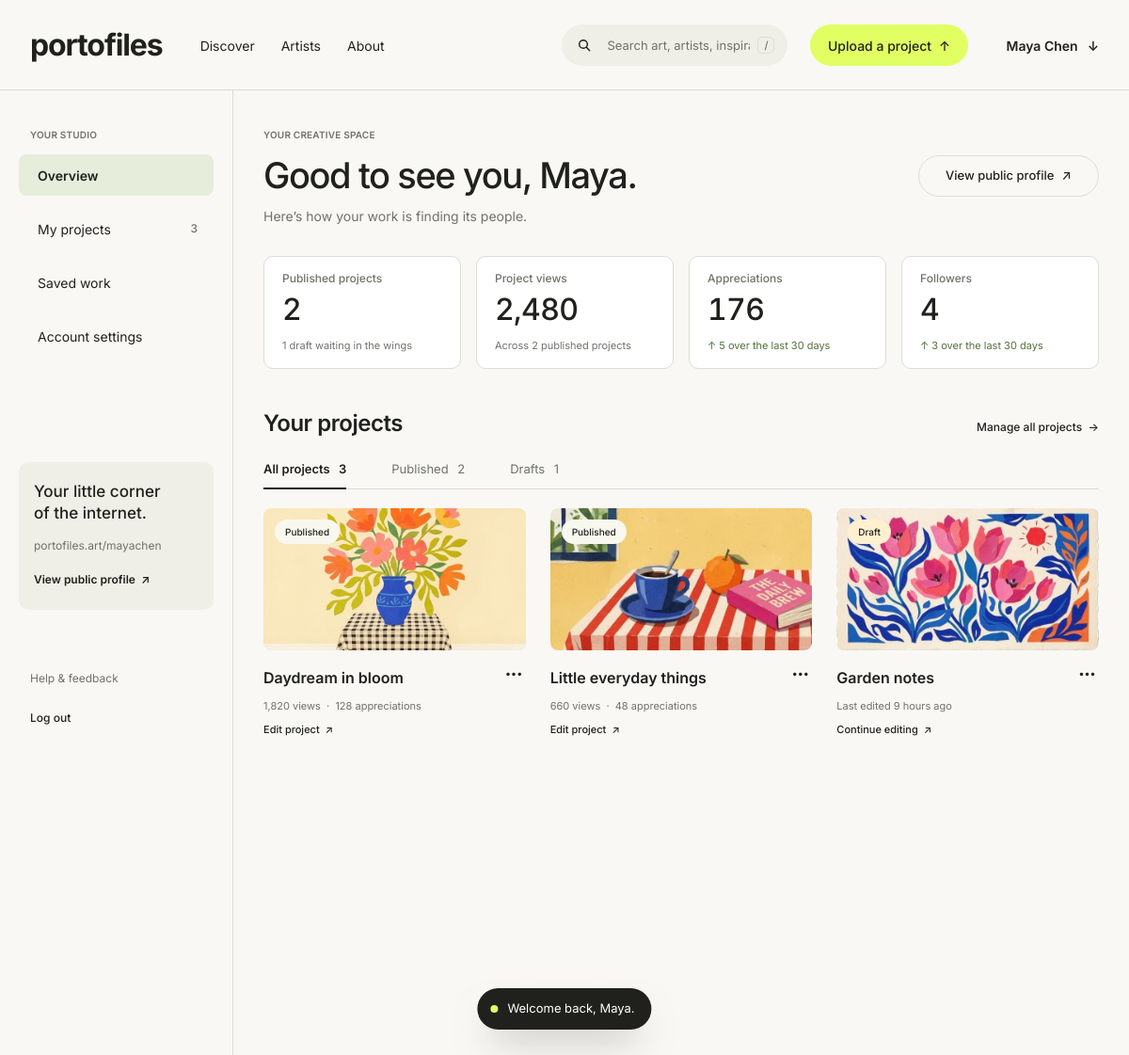
/dashboard.php (signed in), run on the app's committed database.
### tables this page shows
CREATE TABLE users (
  id              INT UNSIGNED AUTO_INCREMENT PRIMARY KEY,
  username        VARCHAR(30)  NOT NULL UNIQUE,
  email           VARCHAR(190) NOT NULL UNIQUE,
  password_hash   VARCHAR(255) NOT NULL,
  display_name    VARCHAR(80)  NOT NULL,
  bio             TEXT NULL,
  website         VARCHAR(190) NULL,
  created_at      DATETIME NOT NULL DEFAULT CURRENT_TIMESTAMP
);

CREATE TABLE artworks (
  id             INT UNSIGNED AUTO_INCREMENT PRIMARY KEY,
  user_id        INT UNSIGNED NOT NULL,
  category_id    TINYINT UNSIGNED NOT NULL,
  title          VARCHAR(120) NOT NULL,
  description    TEXT NULL,
  image_path     VARCHAR(255) NOT NULL,
  status         ENUM('draft','published') NOT NULL DEFAULT 'draft',
  is_curated     TINYINT(1) NOT NULL DEFAULT 0,
  views          INT UNSIGNED NOT NULL DEFAULT 0,
  appreciations  INT UNSIGNED NOT NULL DEFAULT 0,
  created_at     DATETIME NOT NULL DEFAULT CURRENT_TIMESTAMP,
  updated_at     DATETIME NOT NULL DEFAULT CURRENT_TIMESTAMP ON UPDATE CURRENT_TIMESTAMP,
  published_at   DATETIME NULL,
  CONSTRAINT fk_art_user FOREIGN KEY (user_id) REFERENCES users(id) ON DELETE CASCADE,
  CONSTRAINT fk_art_cat  FOREIGN KEY (category_id) REFERENCES categories(id),
  INDEX idx_art_status (status, published_at),
  INDEX idx_art_user (user_id, status)
);

### includes/functions.php (called while the page is built, shortened)
<?php
function e($value): string
{
    return htmlspecialchars((string) $value, ENT_QUOTES | ENT_SUBSTITUTE, 'UTF-8');
}
function base_path(): string
{
    static $base = null;
    if ($base !== null) return $base;
    $root   = str_replace('\\', '/', realpath(__DIR__ . '/..'));
    $script = str_replace('\\', '/', realpath($_SERVER['SCRIPT_FILENAME'] ?? '') ?: '');
    $name   = $_SERVER['SCRIPT_NAME'] ?? '';
    $base   = '';
    if ($script !== '' && stripos($script, $root) === 0) {
        $rel = substr($script, strlen($root));
        if ($rel !== '' && str_ends_with($name, $rel)) {
            $base = substr($name, 0, -strlen($rel));
        }
    }
    return $base = rtrim($base, '/');
}
function url(string $path = '', array $query = []): string
{
    $u = base_path() . '/' . ltrim($path, '/');
    if ($query) $u .= '?' . http_build_query($query);
    return $u;
}
function asset(string $path): string
{
    $file = __DIR__ . '/../' . ltrim($path, '/');
    $v = is_file($file) ? filemtime($file) : time();
    return url($path) . '?v=' . $v;
}
function num(int|float $n): string
{
    return number_format((float) $n);
}
function time_ago(string $datetime): string
{
    $diff = time() - strtotime($datetime);
    if ($diff < 86400)  { $h = intdiv($diff, 3600); return $h . ' hour' . ($h > 1 ? 's' : '') . ' ago'; }
    return date('M j, Y', strtotime($datetime));
}
function first_name(string $name): string
{
    return explode(' ', trim($name))[0];
}
function image_url(string $path): string
{
    return url($path);
}

### includes/auth.php (called while the page is built, shortened)
<?php
function current_user(): ?array
{
    static $user = false;
    if ($user !== false) return $user;
    $user = db_one('SELECT id, username, email, display_name, bio, website, created_at FROM users WHERE id = ?', [$_SESSION['user_id']]);
    return $user;
}
function require_login(): array
{
    $u = current_user();
    return $u;
}

### includes/db.php (called while the page is built)
<?php
function db(): PDO
{
    static $pdo = null;
    if ($pdo === null) {
        $dsn = sprintf('mysql:host=%s;port=%d;dbname=%s;charset=utf8mb4', DB_HOST, DB_PORT, DB_NAME);
        try {
            $pdo = new PDO($dsn, DB_USER, DB_PASS, [
                PDO::ATTR_ERRMODE            => PDO::ERRMODE_EXCEPTION,
                PDO::ATTR_DEFAULT_FETCH_MODE => PDO::FETCH_ASSOC,
                PDO::ATTR_EMULATE_PREPARES   => false,
            ]);
            $pdo->exec("SET time_zone = '" . date('P') . "'");
        } catch (PDOException $e) {
            http_response_code(500);
            $msg = APP_DEBUG ? htmlspecialchars($e->getMessage()) : 'Database unavailable.';
            exit('<p style="font-family:sans-serif;padding:40px">Tidak bisa terhubung ke database. '
                . 'Pastikan MySQL di XAMPP sudah Start dan file <code>sql/portofiles.sql</code> sudah di-import.<br><small>'
                . $msg . '</small></p>');
        }
    }
    return $pdo;
}
function db_run(string $sql, array $params = []): PDOStatement
{
    $stmt = db()->prepare($sql);
    $stmt->execute($params);
    return $stmt;
}
function db_one(string $sql, array $params = []): ?array
{
    $row = db_run($sql, $params)->fetch();
    return $row === false ? null : $row;
}
function db_all(string $sql, array $params = []): array
{
    return db_run($sql, $params)->fetchAll();
}
function db_value(string $sql, array $params = [])
{
    return db_run($sql, $params)->fetchColumn();
}

### includes/partials/project-card.php (the view, shortened to what this page needs)
<?php
$isDraft = $p['status'] === 'draft';
$editUrl = url('upload.php', ['id' => $p['id']]);
?>
<article class="project-card" data-status="<?= e($p['status']) ?>" data-reveal style="--i: <?= (int) ($i % 3) ?>">
  <a class="project-card__cover" href="<?= $editUrl ?>" data-cursor="view" data-cursor-label="Edit">
    <span class="art-card__img-wrap"><img src="<?= e(image_url($p['image_path'])) ?>" alt="<?= e($p['title']) ?>" loading="lazy" width="348" height="188"></span>
    <span class="badge<?= $isDraft ? ' badge--draft' : '' ?>"><?= $isDraft ? 'Draft' : 'Published' ?></span>
  </a>
  <div class="project-card__head">
    <h3 class="project-card__title"><?= e($p['title']) ?></h3>
    <div class="menu" data-menu>
      <button class="project-card__more" type="button" data-menu-toggle aria-expanded="false" aria-label="More actions for <?= e($p['title']) ?>">···</button>
    </div>
  </div>
  <p class="project-card__meta muted"><?php if ($isDraft): ?>Last edited <?= e(lcfirst(time_ago($p['updated_at']))) ?><?php else: ?><?= num($p['views']) ?> views&nbsp; · &nbsp;<?= num($p['appreciations']) ?> appreciations<?php endif; ?></p>
  <a class="project-card__link link-underline" href="<?= $editUrl ?>"><?= $isDraft ? 'Continue editing' : 'Edit project' ?>&nbsp; <span class="arrow">↗</span></a>
</article>

### includes/layout.php (shortened to what this page needs)
<?php
function page_start(string $title, string $bodyClass = ''): void
{
    ?>
<!DOCTYPE html>
<html lang="en">
<head>
  <link rel="stylesheet" href="<?= asset('assets/css/style.css') ?>">
</head>
<body class="<?= e($bodyClass) ?>">
  <div class="toasts" aria-live="polite"></div>
    <?php
}
function page_end(): void
{
    ?>
</body>
</html>
    <?php
}
function search_form(string $value = ''): void
{
    ?>
    <form class="search" action="<?= url('index.php') ?>" method="get" role="search">
      <svg class="search__icon" width="16" height="16" viewBox="0 0 24 24" fill="none" stroke="currentColor" stroke-width="2.2" stroke-linecap="round" aria-hidden="true"><circle cx="10.5" cy="10.5" r="6.5"/><path d="m15.5 15.5 5 5"/></svg>
      <input class="search__input" type="search" name="q" value="<?= e($value) ?>" placeholder="Search art, artists, inspiration" aria-label="Search art, artists, inspiration" autocomplete="off">
      <kbd class="search__kbd" aria-hidden="true">/</kbd>
    </form>
    <?php
}
function user_menu(array $user): void
{
    ?>
    <div class="menu" data-menu>
      <button class="nav__user" type="button" data-menu-toggle aria-expanded="false">
        <?= e($user['display_name']) ?> <span class="arrow arrow--down">↓</span>
      </button>
    </div>
    <?php
}
function site_nav(string $active = 'discover', string $variant = 'public', string $search = ''): void
{
    $user = current_user();
    ?>
  <header class="nav nav--<?= e($variant) ?>" data-nav>
    <div class="nav__inner container<?= $variant === 'account' ? ' container--full' : '' ?>">
      <a class="logo" href="<?= url('index.php') ?>" data-magnetic>portofiles</a>
      <nav class="nav__links" aria-label="Main">
        <a href="<?= url('index.php') ?>" class="<?= $active === 'discover' ? 'is-active' : '' ?>">Discover</a>
        <a href="<?= url('artists.php') ?>" class="<?= $active === 'artists' ? 'is-active' : '' ?>">Artists</a>
        <a href="<?= url('about.php') ?>" class="<?= $active === 'about' ? 'is-active' : '' ?>">About</a>
      </nav>
      <div class="nav__actions">
        <?php search_form($search); ?>
        <?php if ($variant === 'account' && $user): ?>
          <a class="btn btn--lime nav__cta" href="<?= url('upload.php') ?>" data-magnetic>Upload a project <span class="arrow">↑</span></a>
          <?php user_menu($user); ?>
        <?php elseif ($user): ?>
          <?php user_menu($user); ?>
          <a class="btn btn--dark nav__cta" href="<?= url('upload.php') ?>" data-magnetic>Share your work <span class="arrow">↗</span></a>
        <?php else: ?>
          <a class="nav__login" href="<?= url('login.php') ?>">Log in</a>
          <a class="btn btn--dark nav__cta" href="<?= url('upload.php') ?>" data-magnetic>Share your work <span class="arrow">↗</span></a>
        <?php endif; ?>
      </div>
    </div>
    <div class="nav__divider container<?= $variant === 'account' ? ' container--flush' : '' ?>"><span class="nav__progress" data-scroll-progress></span></div>
  </header>
  <div class="mobile-menu" data-mobile-menu>
    <nav>
    </nav>
  </div>
    <?php
}
    ?>

### dashboard.php (shortened to what this page needs)
<?php
$user = require_login();
$uid  = (int) $user['id'];
$views = ['overview', 'projects', 'saved', 'settings'];
$view  = in_array($_GET['view'] ?? '', $views, true) ? $_GET['view'] : 'overview';
$projects = db_all("SELECT * FROM artworks WHERE user_id = ? ORDER BY status = 'published' DESC, updated_at DESC", [$uid]);
$published = array_values(array_filter($projects, fn($p) => $p['status'] === 'published'));
$drafts    = array_values(array_filter($projects, fn($p) => $p['status'] === 'draft'));
$stats = [
    'views'          => array_sum(array_column($published, 'views')),
    'appreciations'  => array_sum(array_column($published, 'appreciations')),
    'followers'      => (int) db_value('SELECT COUNT(*) FROM follows WHERE following_id = ?', [$uid]),
    'likes30'        => (int) db_value('SELECT COUNT(*) FROM likes l JOIN artworks a ON a.id = l.artwork_id WHERE a.user_id = ? AND l.created_at >= NOW() - INTERVAL 30 DAY', [$uid]),
    'followers30'    => (int) db_value('SELECT COUNT(*) FROM follows WHERE following_id = ? AND created_at >= NOW() - INTERVAL 30 DAY', [$uid]),
];
$firstName  = first_name($user['display_name']);
$publicUrl  = url('profile.php', ['u' => $user['username']]);
page_start('Your studio', 'page-dashboard');
site_nav('', 'account');
?>
<div class="studio">
  <aside class="studio__sidebar">
    <div class="studio__sidebar-inner">
      <p class="eyebrow eyebrow--muted">Your studio</p>
      <nav class="side-nav" data-side-nav>
        <span class="side-nav__pill" aria-hidden="true" data-side-pill></span>
        <a href="<?= url('dashboard.php') ?>" class="<?= $view === 'overview' ? 'is-active' : '' ?>">Overview</a>
        <a href="<?= url('dashboard.php', ['view' => 'projects']) ?>" class="<?= $view === 'projects' ? 'is-active' : '' ?>">My projects <span class="side-nav__count"><?= count($projects) ?></span></a>
        <a href="<?= url('dashboard.php', ['view' => 'saved']) ?>" class="<?= $view === 'saved' ? 'is-active' : '' ?>">Saved work</a>
        <a href="<?= url('dashboard.php', ['view' => 'settings']) ?>" class="<?= $view === 'settings' ? 'is-active' : '' ?>">Account settings</a>
      </nav>
      <div class="portfolio-link" data-reveal>
        <p class="portfolio-link__title">Your little corner<br>of the internet.</p>
        <p class="muted portfolio-link__url" data-copy="<?= e((isset($_SERVER['HTTP_HOST']) ? '//' . $_SERVER['HTTP_HOST'] : '') . $publicUrl) ?>" title="Click to copy"><?= e(PUBLIC_DOMAIN . '/' . $user['username']) ?></p>
        <a class="strong link-underline" href="<?= $publicUrl ?>">View public profile&nbsp; <span class="arrow">↗</span></a>
      </div>
      <div class="studio__sidebar-foot">
        <a class="muted" href="mailto:hello@portofiles.art">Help &amp; feedback</a>
        <form action="<?= url('logout.php') ?>" method="post"><?= csrf_field() ?><button type="submit" class="strong">Log out</button></form>
      </div>
    </div>
  </aside>
  <main class="studio__main" id="main">
  <?php if ($view === 'overview'): ?>
    <header class="studio__head">
      <div>
        <p class="eyebrow eyebrow--muted" data-intro style="--d:0">Your creative space</p>
        <h1 class="studio__title" data-intro-lines><span class="line"><span>Good to see you, <?= e($firstName) ?>.</span></span></h1>
        <p class="muted" data-intro style="--d:3">Here’s how your work is finding its people.</p>
      </div>
      <a class="btn btn--outline" href="<?= $publicUrl ?>" data-intro style="--d:3" data-magnetic>View public profile <span class="arrow">↗</span></a>
    </header>
    <section class="stats" aria-label="Portfolio stats">
      <div class="stat" data-reveal style="--i:0">
        <p class="stat__label">Published projects</p>
        <p class="stat__value" data-count="<?= count($published) ?>"><?= num(count($published)) ?></p>
        <p class="stat__trend muted"><?= count($drafts) ? count($drafts) . ' draft' . (count($drafts) > 1 ? 's' : '') . ' waiting in the wings' : 'No drafts waiting' ?></p>
      </div>
      <div class="stat" data-reveal style="--i:1">
        <p class="stat__label">Project views</p>
        <p class="stat__value" data-count="<?= $stats['views'] ?>"><?= num($stats['views']) ?></p>
        <p class="stat__trend muted">Across <?= count($published) ?> published project<?= count($published) === 1 ? '' : 's' ?></p>
      </div>
      <div class="stat" data-reveal style="--i:2">
        <p class="stat__label">Appreciations</p>
        <p class="stat__value" data-count="<?= $stats['appreciations'] ?>"><?= num($stats['appreciations']) ?></p>
        <p class="stat__trend<?= $stats['likes30'] ? ' is-up' : ' muted' ?>"><?= $stats['likes30'] ? '↑ ' . $stats['likes30'] : 'No new ones' ?> over the last 30 days</p>
      </div>
      <div class="stat" data-reveal style="--i:3">
        <p class="stat__label">Followers</p>
        <p class="stat__value" data-count="<?= $stats['followers'] ?>"><?= num($stats['followers']) ?></p>
        <p class="stat__trend<?= $stats['followers30'] ? ' is-up' : ' muted' ?>"><?= $stats['followers30'] ? '↑ ' . $stats['followers30'] : 'No new ones' ?> over the last 30 days</p>
      </div>
    </section>
    <section class="projects">
      <div class="projects__head" data-reveal>
        <h2 class="h-section h-section--sm">Your projects</h2>
        <a class="strong link-underline small" href="<?= url('dashboard.php', ['view' => 'projects']) ?>">Manage all projects&nbsp; <span class="arrow">→</span></a>
      </div>
      <?php render_project_tabs($projects, $published, $drafts); ?>
      <div class="project-grid" data-project-grid data-limit="3">
        <?php foreach ($projects as $i => $p) include __DIR__ . '/includes/partials/project-card.php'; ?>
      </div>
    </section>
    <section class="studio__bottom">
    </section>
  <?php endif; ?>
  </main>
</div>
<?php
page_end();
function render_project_tabs(array $all, array $published, array $drafts): void
{
    ?>
    <div class="tabs" role="tablist" data-tabs>
      <button class="tab is-active" type="button" role="tab" aria-selected="true" data-filter="all">All projects <span><?= count($all) ?></span></button>
      <button class="tab" type="button" role="tab" aria-selected="false" data-filter="published">Published <span><?= count($published) ?></span></button>
      <button class="tab" type="button" role="tab" aria-selected="false" data-filter="draft">Drafts <span><?= count($drafts) ?></span></button>
      <span class="tabs__line" aria-hidden="true" data-tabs-line></span>
    </div>
    <?php
}
    ?>

### data on the page
users: display_name "Maya Chen", username "portofiles.art/mayachen", display_name "Maya"
artworks: $i % 3 0 (drawn), image_path (picture), status "Published", title "Daydream in bloom", views "1,820", appreciations "128"
artworks: $i % 3 1 (drawn), image_path (picture), status "Published", title "Little everyday things", views "660", appreciations "48"
artworks: $i % 3 2 (drawn), image_path (picture), status "Draft", title "Garden notes", updated_at "9 hours ago"

### other printed values
count($projects) "3"
num(count($published)) "2"
count($drafts) "1"
num($stats['views']) "2,480"
count($published) "2"
num($stats['appreciations']) "176"
$stats['likes30'] "5"
num($stats['followers']) "4"
$stats['followers30'] "3"
count($all) "3"
